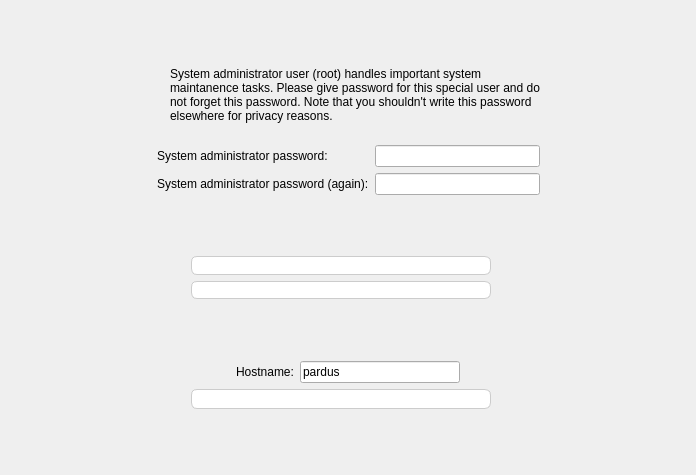
<ui version="4.0" >
 <class>RootPassWidget</class>
 <widget class="QWidget" name="RootPassWidget" >
  <property name="geometry" >
   <rect>
    <x>0</x>
    <y>0</y>
    <width>696</width>
    <height>475</height>
   </rect>
  </property>
  <property name="windowTitle" >
   <string>Form1</string>
  </property>
  <layout class="QGridLayout" >
   <item row="0" column="1" >
    <spacer>
     <property name="orientation" >
      <enum>Qt::Vertical</enum>
     </property>
     <property name="sizeType" >
      <enum>QSizePolicy::Expanding</enum>
     </property>
     <property name="sizeHint" >
      <size>
       <width>20</width>
       <height>30</height>
      </size>
     </property>
    </spacer>
   </item>
   <item row="1" column="0" colspan="3" >
    <layout class="QGridLayout" >
     <item row="0" column="0" >
      <spacer>
       <property name="orientation" >
        <enum>Qt::Horizontal</enum>
       </property>
       <property name="sizeType" >
        <enum>QSizePolicy::Expanding</enum>
       </property>
       <property name="sizeHint" >
        <size>
         <width>21</width>
         <height>20</height>
        </size>
       </property>
      </spacer>
     </item>
     <item row="0" column="1" >
      <widget class="QLabel" name="pix" >
       <property name="sizePolicy" >
        <sizepolicy vsizetype="Preferred" hsizetype="Fixed" >
         <horstretch>0</horstretch>
         <verstretch>0</verstretch>
        </sizepolicy>
       </property>
       <property name="text" >
        <string/>
       </property>
       <property name="pixmap" >
        <pixmap resource="../../data.qrc" >:/gui/pics/admin.png</pixmap>
       </property>
       <property name="alignment" >
        <set>Qt::AlignCenter</set>
       </property>
       <property name="wordWrap" >
        <bool>false</bool>
       </property>
      </widget>
     </item>
     <item row="0" column="2" >
      <widget class="QLabel" name="textLabel1" >
       <property name="sizePolicy" >
        <sizepolicy vsizetype="Preferred" hsizetype="Fixed" >
         <horstretch>0</horstretch>
         <verstretch>0</verstretch>
        </sizepolicy>
       </property>
       <property name="minimumSize" >
        <size>
         <width>370</width>
         <height>0</height>
        </size>
       </property>
       <property name="text" >
        <string>&lt;p align="left">System administrator user (root) handles important system maintanence tasks. Please give password for this special user and do not forget this password. Note that you shouldn't write this password elsewhere for privacy reasons.&lt;/p></string>
       </property>
       <property name="alignment" >
        <set>Qt::AlignLeading|Qt::AlignLeft|Qt::AlignVCenter</set>
       </property>
       <property name="wordWrap" >
        <bool>true</bool>
       </property>
      </widget>
     </item>
     <item row="0" column="3" >
      <spacer>
       <property name="orientation" >
        <enum>Qt::Horizontal</enum>
       </property>
       <property name="sizeType" >
        <enum>QSizePolicy::Expanding</enum>
       </property>
       <property name="sizeHint" >
        <size>
         <width>21</width>
         <height>20</height>
        </size>
       </property>
      </spacer>
     </item>
     <item row="1" column="2" >
      <spacer>
       <property name="orientation" >
        <enum>Qt::Vertical</enum>
       </property>
       <property name="sizeType" >
        <enum>QSizePolicy::Fixed</enum>
       </property>
       <property name="sizeHint" >
        <size>
         <width>20</width>
         <height>16</height>
        </size>
       </property>
      </spacer>
     </item>
     <item row="2" column="1" colspan="2" >
      <layout class="QGridLayout" >
       <item row="1" column="1" >
        <widget class="QLineEdit" name="pass2" >
         <property name="maximumSize" >
          <size>
           <width>200</width>
           <height>32767</height>
          </size>
         </property>
         <property name="inputMask" >
          <string/>
         </property>
         <property name="echoMode" >
          <enum>QLineEdit::Password</enum>
         </property>
        </widget>
       </item>
       <item row="0" column="0" >
        <widget class="QLabel" name="textLabel3" >
         <property name="text" >
          <string>System administrator password:</string>
         </property>
         <property name="wordWrap" >
          <bool>false</bool>
         </property>
        </widget>
       </item>
       <item row="1" column="0" >
        <widget class="QLabel" name="textLabel3_2" >
         <property name="text" >
          <string>System administrator password (again):</string>
         </property>
         <property name="wordWrap" >
          <bool>false</bool>
         </property>
        </widget>
       </item>
       <item row="0" column="1" >
        <widget class="QLineEdit" name="pass1" >
         <property name="maximumSize" >
          <size>
           <width>200</width>
           <height>32767</height>
          </size>
         </property>
         <property name="inputMask" >
          <string/>
         </property>
         <property name="echoMode" >
          <enum>QLineEdit::Password</enum>
         </property>
        </widget>
       </item>
      </layout>
     </item>
    </layout>
   </item>
   <item row="2" column="1" >
    <spacer>
     <property name="orientation" >
      <enum>Qt::Vertical</enum>
     </property>
     <property name="sizeHint" >
      <size>
       <width>20</width>
       <height>40</height>
      </size>
     </property>
    </spacer>
   </item>
   <item row="3" column="0" >
    <spacer>
     <property name="orientation" >
      <enum>Qt::Horizontal</enum>
     </property>
     <property name="sizeHint" >
      <size>
       <width>161</width>
       <height>43</height>
      </size>
     </property>
    </spacer>
   </item>
   <item row="3" column="1" >
    <layout class="QGridLayout" >
     <property name="horizontalSpacing" >
      <number>0</number>
     </property>
     <item row="0" column="0" >
      <widget class="QLabel" name="pass_error" >
       <property name="minimumSize" >
        <size>
         <width>300</width>
         <height>0</height>
        </size>
       </property>
       <property name="maximumSize" >
        <size>
         <width>16777215</width>
         <height>20</height>
        </size>
       </property>
       <property name="styleSheet" >
        <string>border:1px solid #CCC;border-radius:6px;background-color:white;</string>
       </property>
       <property name="text" >
        <string/>
       </property>
       <property name="textFormat" >
        <enum>Qt::RichText</enum>
       </property>
       <property name="scaledContents" >
        <bool>false</bool>
       </property>
       <property name="alignment" >
        <set>Qt::AlignCenter</set>
       </property>
       <property name="wordWrap" >
        <bool>false</bool>
       </property>
       <property name="indent" >
        <number>0</number>
       </property>
      </widget>
     </item>
     <item rowspan="2" row="0" column="1" >
      <widget class="QLabel" name="label" >
       <property name="sizePolicy" >
        <sizepolicy vsizetype="Fixed" hsizetype="Fixed" >
         <horstretch>0</horstretch>
         <verstretch>0</verstretch>
        </sizepolicy>
       </property>
       <property name="minimumSize" >
        <size>
         <width>0</width>
         <height>40</height>
        </size>
       </property>
       <property name="text" >
        <string/>
       </property>
      </widget>
     </item>
     <item row="1" column="0" >
      <widget class="QLabel" name="caps_error" >
       <property name="minimumSize" >
        <size>
         <width>300</width>
         <height>0</height>
        </size>
       </property>
       <property name="maximumSize" >
        <size>
         <width>16777215</width>
         <height>20</height>
        </size>
       </property>
       <property name="styleSheet" >
        <string>border:1px solid #CCC;border-radius:6px;background-color:white;</string>
       </property>
       <property name="text" >
        <string/>
       </property>
       <property name="textFormat" >
        <enum>Qt::RichText</enum>
       </property>
       <property name="scaledContents" >
        <bool>false</bool>
       </property>
       <property name="alignment" >
        <set>Qt::AlignCenter</set>
       </property>
       <property name="wordWrap" >
        <bool>false</bool>
       </property>
       <property name="indent" >
        <number>0</number>
       </property>
      </widget>
     </item>
    </layout>
   </item>
   <item row="3" column="2" >
    <spacer>
     <property name="orientation" >
      <enum>Qt::Horizontal</enum>
     </property>
     <property name="sizeHint" >
      <size>
       <width>181</width>
       <height>43</height>
      </size>
     </property>
    </spacer>
   </item>
   <item row="4" column="1" >
    <spacer>
     <property name="orientation" >
      <enum>Qt::Vertical</enum>
     </property>
     <property name="sizeType" >
      <enum>QSizePolicy::Expanding</enum>
     </property>
     <property name="sizeHint" >
      <size>
       <width>20</width>
       <height>20</height>
      </size>
     </property>
    </spacer>
   </item>
   <item row="5" column="0" colspan="3" >
    <layout class="QHBoxLayout" >
     <item>
      <spacer>
       <property name="orientation" >
        <enum>Qt::Horizontal</enum>
       </property>
       <property name="sizeType" >
        <enum>QSizePolicy::Expanding</enum>
       </property>
       <property name="sizeHint" >
        <size>
         <width>71</width>
         <height>20</height>
        </size>
       </property>
      </spacer>
     </item>
     <item>
      <layout class="QHBoxLayout" >
       <item>
        <widget class="QLabel" name="textLabel1_2" >
         <property name="text" >
          <string>Hostname:</string>
         </property>
         <property name="wordWrap" >
          <bool>false</bool>
         </property>
        </widget>
       </item>
       <item>
        <widget class="QLineEdit" name="hostname" >
         <property name="minimumSize" >
          <size>
           <width>150</width>
           <height>0</height>
          </size>
         </property>
         <property name="text" >
          <string>pardus</string>
         </property>
        </widget>
       </item>
      </layout>
     </item>
     <item>
      <spacer>
       <property name="orientation" >
        <enum>Qt::Horizontal</enum>
       </property>
       <property name="sizeType" >
        <enum>QSizePolicy::Expanding</enum>
       </property>
       <property name="sizeHint" >
        <size>
         <width>71</width>
         <height>20</height>
        </size>
       </property>
      </spacer>
     </item>
    </layout>
   </item>
   <item row="6" column="0" >
    <spacer>
     <property name="orientation" >
      <enum>Qt::Horizontal</enum>
     </property>
     <property name="sizeHint" >
      <size>
       <width>40</width>
       <height>20</height>
      </size>
     </property>
    </spacer>
   </item>
   <item row="6" column="1" >
    <layout class="QHBoxLayout" >
     <property name="spacing" >
      <number>0</number>
     </property>
     <item>
      <widget class="QLabel" name="host_error" >
       <property name="minimumSize" >
        <size>
         <width>300</width>
         <height>0</height>
        </size>
       </property>
       <property name="maximumSize" >
        <size>
         <width>16777215</width>
         <height>20</height>
        </size>
       </property>
       <property name="styleSheet" >
        <string>border:1px solid #CCC;border-radius:6px;background-color:white;</string>
       </property>
       <property name="text" >
        <string/>
       </property>
       <property name="textFormat" >
        <enum>Qt::RichText</enum>
       </property>
       <property name="scaledContents" >
        <bool>false</bool>
       </property>
       <property name="alignment" >
        <set>Qt::AlignCenter</set>
       </property>
       <property name="wordWrap" >
        <bool>false</bool>
       </property>
       <property name="indent" >
        <number>0</number>
       </property>
      </widget>
     </item>
     <item>
      <widget class="QLabel" name="label_2" >
       <property name="sizePolicy" >
        <sizepolicy vsizetype="Fixed" hsizetype="Fixed" >
         <horstretch>0</horstretch>
         <verstretch>0</verstretch>
        </sizepolicy>
       </property>
       <property name="minimumSize" >
        <size>
         <width>0</width>
         <height>20</height>
        </size>
       </property>
       <property name="text" >
        <string/>
       </property>
      </widget>
     </item>
    </layout>
   </item>
   <item row="6" column="2" >
    <spacer>
     <property name="orientation" >
      <enum>Qt::Horizontal</enum>
     </property>
     <property name="sizeHint" >
      <size>
       <width>40</width>
       <height>20</height>
      </size>
     </property>
    </spacer>
   </item>
   <item row="7" column="1" >
    <spacer>
     <property name="orientation" >
      <enum>Qt::Vertical</enum>
     </property>
     <property name="sizeType" >
      <enum>QSizePolicy::Expanding</enum>
     </property>
     <property name="sizeHint" >
      <size>
       <width>20</width>
       <height>20</height>
      </size>
     </property>
    </spacer>
   </item>
  </layout>
 </widget>
 <layoutdefault spacing="6" margin="11" />
 <pixmapfunction>qPixmapFromMimeSource</pixmapfunction>
 <tabstops>
  <tabstop>pass1</tabstop>
  <tabstop>pass2</tabstop>
 </tabstops>
 <resources>
  <include location="../../data.qrc" />
 </resources>
 <connections/>
</ui>
